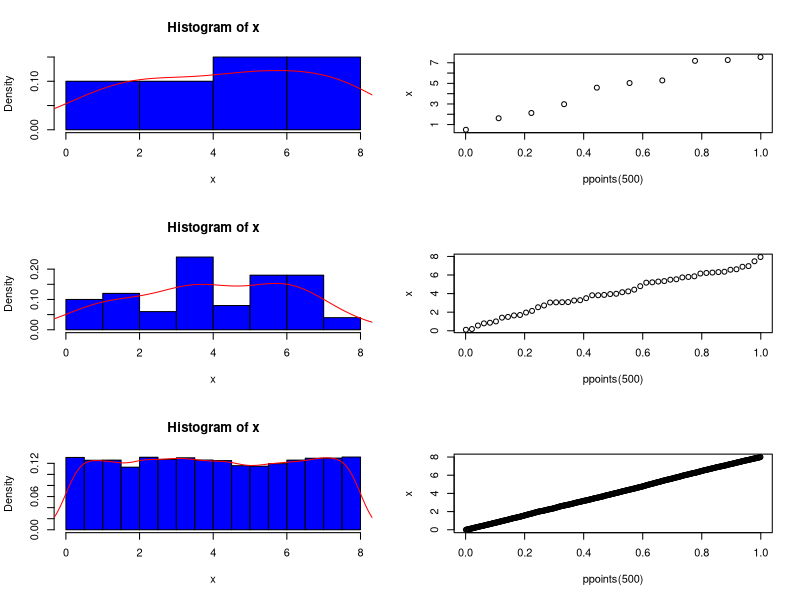

Source code (R):
png(file = "solution.png")
set.seed(1)
theta <- 8
n <- c(10, 50, 10000)
par(mfrow = c(3, 2))

for (i in n) {
    x <- runif(i, 0, theta)
    hist(x, prob = TRUE, col = "blue")
    # Add density Lines with color "red"
    lines(density(x), col = "red")
    # QQ-Plot using 500 probability points (ppoints)
    qqplot(ppoints(500), x)
}

dev.off()
